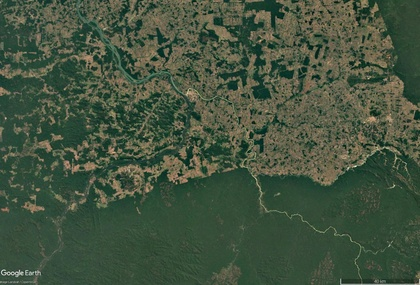
%> input picture Datasets/Brazilian Rainforest/12_2020.jpg, 420 x 285 px, shrunk from 1570 x 1064 before the run
$ octave untitled.m   (GNU Octave 9; MATLAB toolbox functions it lacks are replaced by stand-ins)
%> lines starting %> are read from the running program, lines starting %| are printed output that depends on the picture; in (x1, y1, x2, y2) boxes, pixels count from 0 and x2, y2 are one past the last pixel; in counts of white or black regions, pixels touching at a corner belong together; the program's own positions count from 1
imgPaths = {
    "C:\Users\julia\OneDrive\Dokumente\1_TUM\Computer Vision\Challenge\CV_Challenge\Datasets\Brazilian Rainforest\12_2020.jpg"
    "C:\Users\julia\OneDrive\Dokumente\1_TUM\Computer Vision\Challenge\CV_Challenge\Datasets\Brazilian Rainforest\12_1985.jpg"
    "C:\Users\julia\OneDrive\Dokumente\1_TUM\Computer Vision\Challenge\CV_Challenge\Datasets\Columbia Glacier\12_2014.jpg"
    "C:\Users\julia\OneDrive\Dokumente\1_TUM\Computer Vision\Challenge\CV_Challenge\Datasets\Columbia Glacier\12_2000.jpg"
    "C:\Users\julia\OneDrive\Dokumente\1_TUM\Computer Vision\Challenge\CV_Challenge\Datasets\Dubai\12_1995.jpg"
    "C:\Users\julia\OneDrive\Dokumente\1_TUM\Computer Vision\Challenge\CV_Challenge\Datasets\Frauenkirche\2012_08.jpg"
    "C:\Users\julia\OneDrive\Dokumente\1_TUM\Computer Vision\Challenge\CV_Challenge\Datasets\Kuwait\2_2017.jpg"
    "C:\Users\julia\OneDrive\Dokumente\1_TUM\Computer Vision\Challenge\CV_Challenge\Datasets\Wiesn\3_2020.jpg"
};

for i = 1:length(imgPaths)
    imgPath = imgPaths{i};
    img = imread(imgPath);
%> img is the input picture: size 285x420x3 uint8; mean R, G, B 67.7, 83.5, 63
    mask = true(size(img,1), size(img,2));  % full image mask

    fprintf('Processing: %s\n', imgPath);
    testRiverDetectionStages(img, mask);
% [3 lines not run here, left out]
function testRiverDetectionStages(rgbImg, mask)
    % Run detection and capture intermediate outputs
    [riverMask, keepAll, validWhite, mergedRiverMask, riverCandidates] = ...
        classifyRiversThinCurves_Debug(rgbImg, mask);

    % Plot all stages
    figure('Name','River Detection Stages','NumberTitle','off');

    subplot(2,3,1);
    imshow(rgbImg); title('1. Original RGB Image');

    subplot(2,3,2);
    imshow(riverCandidates); title('2. Initial River Candidates');

    subplot(2,3,3);
    imshow(validWhite); title('3. Valid Whiteish Shapes');

    subplot(2,3,4);
    imshow(mergedRiverMask); title('4. Merged Candidate Mask');

    subplot(2,3,5);
    imshow(keepAll); title('5. After Generous Connection');

    subplot(2,3,6);
    imshow(riverMask); title('6. Final Filtered River Mask');
end

function [riverMask, keepAll, validWhite, mergedRiverMask, riverCandidates] = classifyRiversThinCurves_Debug(rgbImg, mask)
    R = double(rgbImg(:,:,1)) / 255;
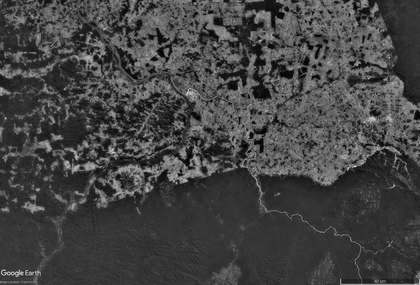
%> R: size 285x420 double; min 0, max 0.906, mean 0.266
    G = double(rgbImg(:,:,2)) / 255;
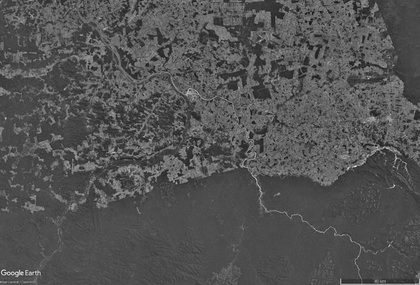
%> G: size 285x420 double; min 0.051, max 0.961, mean 0.328
    B = double(rgbImg(:,:,3)) / 255;
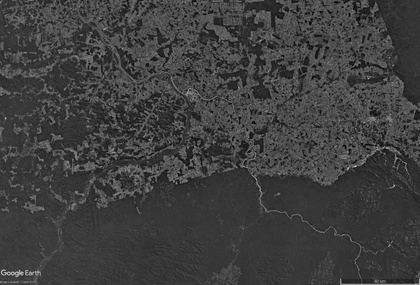
%> B: size 285x420 double; min 0, max 0.863, mean 0.247

    greenish = (G > R + 0.03) & (G > B + 0.02) & (G > 0.35);
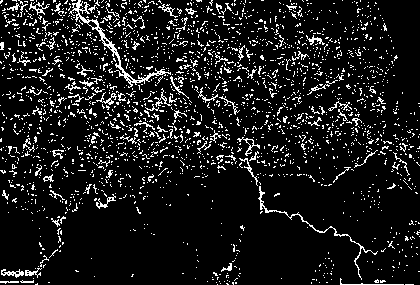
%> greenish: size 285x420 logical; 10.1% white in thin lines or dots
    whiteish = (R > 0.75) & (G > 0.75) & (B > 0.75);
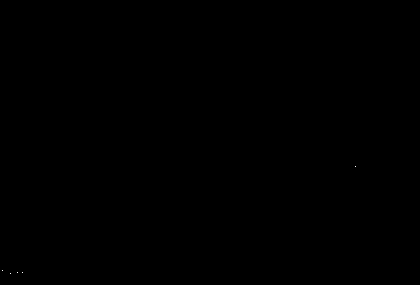
%> whiteish: size 285x420 logical; 0% white in thin lines or dots, all inside (x1, y1, x2, y2) = (2, 166, 356, 274)
    riverCandidates = (greenish | whiteish) & mask;
%> riverCandidates: size 285x420 logical; 10.1% white in thin lines or dots

    riverCandidates = bwareaopen(riverCandidates, 20);
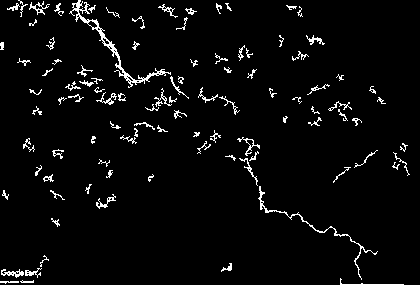
%> riverCandidates: size 285x420 logical; 3.8% white in thin lines or dots
    whiteMask = whiteish & mask;
    whiteMask = bwareaopen(whiteMask, 20);
%> whiteMask: size 285x420 logical; every value is 0
    CC_white = bwconncomp(whiteMask);
%> CC_white = 0 connected components
    stats_white = regionprops(CC_white, 'Area', 'Eccentricity', 'PixelIdxList');
%> stats_white = 0 regions

    validWhite = false(size(R));
    for i = 1:CC_white.NumObjects
        if stats_white(i).Eccentricity > 0.85 && stats_white(i).Area < 300
            validWhite(stats_white(i).PixelIdxList) = true;
        end
    end
%> this loop made 0 passes

    mergedRiverMask = (greenish & mask) | validWhite;

    % --- Generous connection stage ---
%> (the run ends here)

$ run again, with Datasets/Brazilian Rainforest/12_1990.jpg copied over Datasets/Brazilian Rainforest/12_2020.jpg
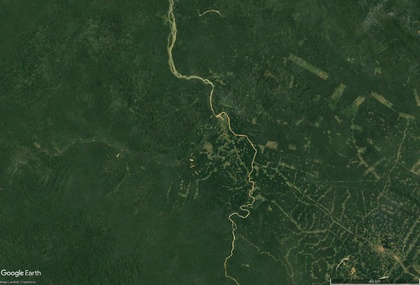
%> input picture Datasets/Brazilian Rainforest/12_1990.jpg, 420 x 285 px, shrunk from 1570 x 1064 before the run
%> img is the input picture: size 285x420x3 uint8; mean R, G, B 43.4, 64.6, 41.5
%> in classifyRiversThinCurves_Debug, `greenish = (G > R + 0.03) & (G > B + 0.02) & (G > 0.35);`:
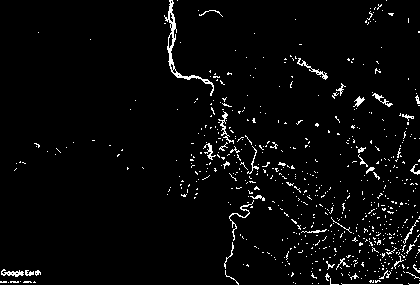
%> greenish: size 285x420 logical; 3.4% white in thin lines or dots
%> whiteish: size 285x420 logical; 0% white in thin lines or dots, all inside (x1, y1, x2, y2) = (2, 270, 23, 273)
%> in classifyRiversThinCurves_Debug, `riverCandidates = bwareaopen(riverCandidates, 20);`:
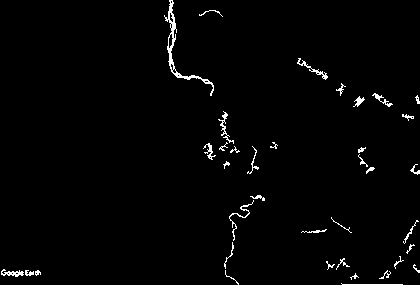
%> riverCandidates: size 285x420 logical; 1.7% white in thin lines or dots
%> whiteMask: size 285x420 logical; every value is 0
%> CC_white = 0 connected components
%> stats_white = 0 regions

$ run again, with Datasets/Brazilian Rainforest/12_2000.jpg copied over Datasets/Brazilian Rainforest/12_2020.jpg
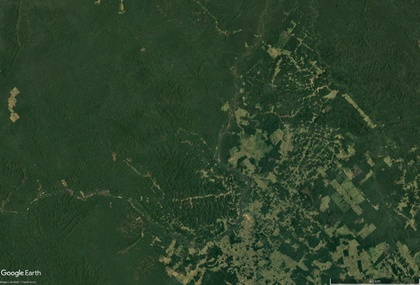
%> input picture Datasets/Brazilian Rainforest/12_2000.jpg, 420 x 285 px, shrunk from 1570 x 1064 before the run
%> img is the input picture: size 285x420x3 uint8; mean R, G, B 45.1, 66.1, 42.3
%> in classifyRiversThinCurves_Debug, `greenish = (G > R + 0.03) & (G > B + 0.02) & (G > 0.35);`:
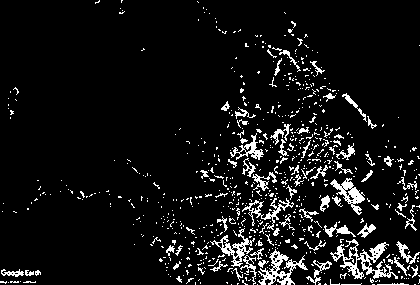
%> greenish: size 285x420 logical; 7.8% white in thin lines or dots
%> whiteish: size 285x420 logical; 0% white in thin lines or dots, all inside (x1, y1, x2, y2) = (22, 272, 23, 273)
%> in classifyRiversThinCurves_Debug, `riverCandidates = bwareaopen(riverCandidates, 20);`:
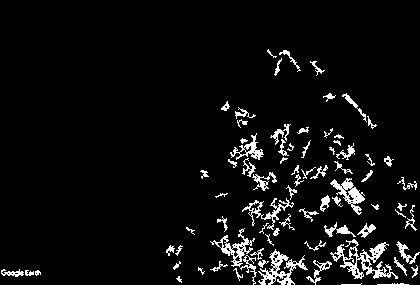
%> riverCandidates: size 285x420 logical; 5.7% white in thin lines or dots, all inside (x1, y1, x2, y2) = (1, 49, 420, 285)
%> whiteMask: size 285x420 logical; every value is 0
%> CC_white = 0 connected components
%> stats_white = 0 regions

$ run again, with Datasets/Brazilian Rainforest/12_2005.jpg copied over Datasets/Brazilian Rainforest/12_2020.jpg
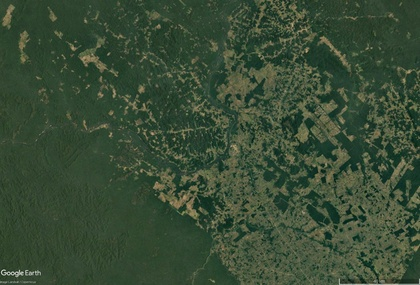
%> input picture Datasets/Brazilian Rainforest/12_2005.jpg, 420 x 285 px, shrunk from 1570 x 1064 before the run
%> img is the input picture: size 285x420x3 uint8; mean R, G, B 56.9, 75.7, 53.3
%> in classifyRiversThinCurves_Debug, `greenish = (G > R + 0.03) & (G > B + 0.02) & (G > 0.35);`:
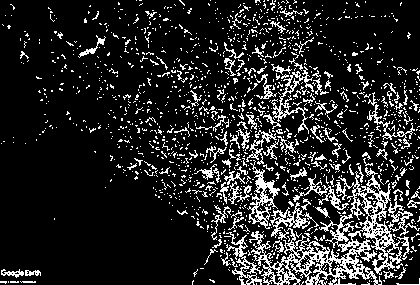
%> greenish: size 285x420 logical; 15% white in thin lines or dots
%> whiteish: size 285x420 logical; 0% white in thin lines or dots, all inside (x1, y1, x2, y2) = (2, 270, 23, 274)
%> in classifyRiversThinCurves_Debug, `riverCandidates = bwareaopen(riverCandidates, 20);`:
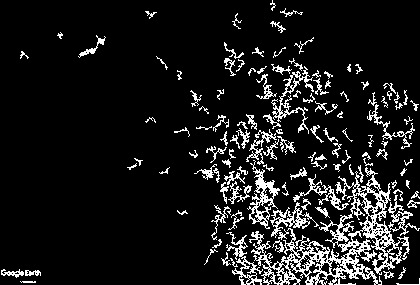
%> riverCandidates: size 285x420 logical; 10.6% white in thin lines or dots
%> whiteMask: size 285x420 logical; every value is 0
%> CC_white = 0 connected components
%> stats_white = 0 regions
